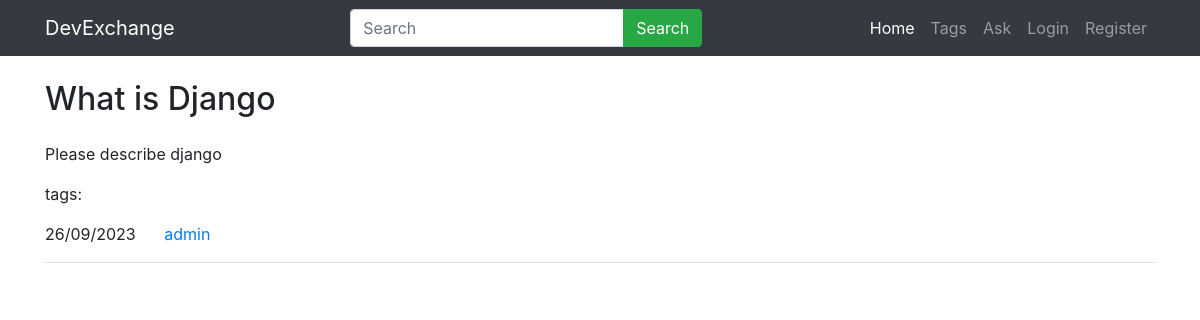
The app's page /detail/1, older data.
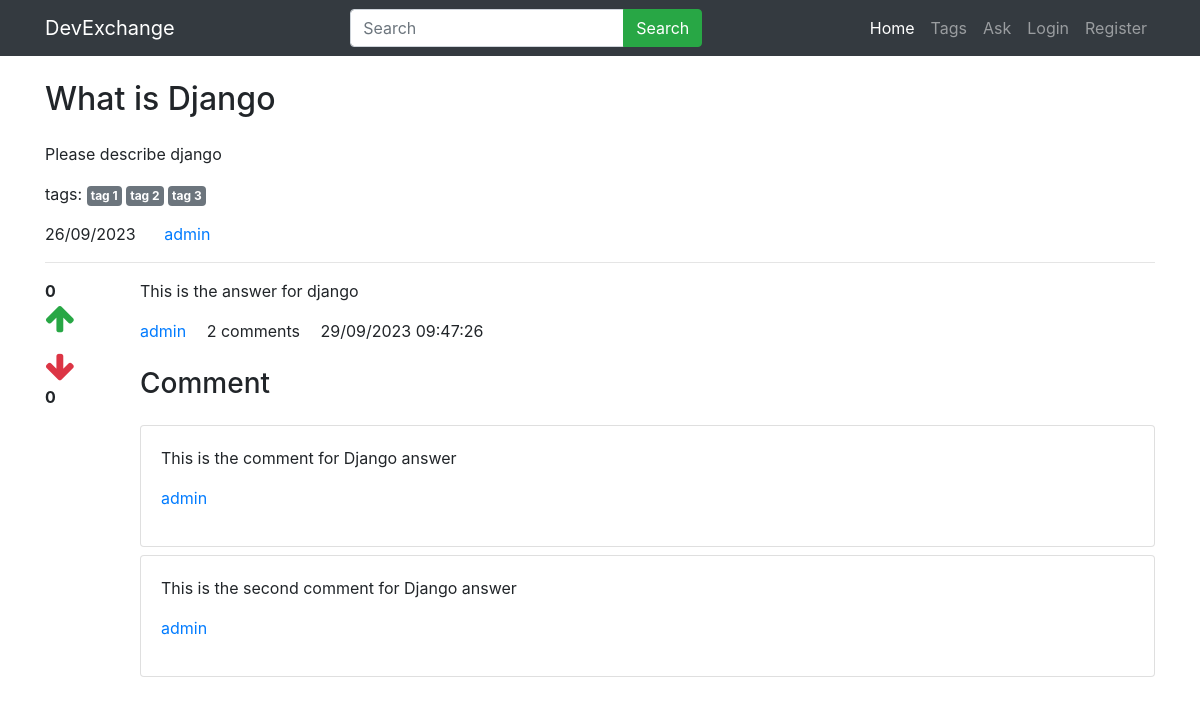
The same page, newer data.
### main/models.py (models this page shows, shortened)
class Question(models.Model):
    user=models.ForeignKey(User,on_delete=models.CASCADE)
    title=models.CharField(max_length=300)
    detail=models.TextField()
    tags=models.TextField(default='')
    add_time=models.DateTimeField(auto_now_add=True)

class Answer(models.Model):
    question=models.ForeignKey(Question,on_delete=models.CASCADE)
    user=models.ForeignKey(User,on_delete=models.CASCADE)
    detail=models.TextField()
    add_time=models.DateTimeField(auto_now_add=True)

class Comment(models.Model):
    answer=models.ForeignKey(Answer,on_delete=models.CASCADE)
    user=models.ForeignKey(User,on_delete=models.CASCADE,related_name='comment_user')
    comment=models.TextField(default='')
    add_time=models.DateTimeField(auto_now_add=True)

### main/views.py (the view, shortened to what this page needs)
# urls.py: path('detail/<int:id>',views.detail,name='detail'),
def detail(request,id):
    quest=Question.objects.get(pk=id)
    tags=quest.tags.split(',')
    answers=Answer.objects.filter(question=quest)
    answerform=AnswerForm
    return render(request,'detail.html',{
        'quest':quest,'tags':tags,'answers':answers,'answerform':answerform })

### main/templates/detail.html (shortened to what this page needs)
{% extends 'base.html' %}
{% load static %}
{% load humanize %}
{% block content %}
     <div class="container">
        <h2 class="my-4">{{quest.title}}</h2>
        <p>{{quest.detail}}</p>
        <p>
            tags:
            {% for tag in tags %}
            <a href="/tag/{{tag|slugify}}" class="badge badge-secondary p-1">{{tag}}</a>
            {% endfor %}
        </p>
        <p>
            <span class="mr-4">{{quest.add_time|date:'d/m/Y'}}</span>
            <a href="#">{{quest.user.username}}</a>
        </p>
        <hr/>
        {% for answer in answers %}
        <div class="row">
            <div class="col-1">
                <div class="upvote">
                    <strong class="upvote-count-{{answer.id}}">{{answer.upvote_set.count}}</strong><br/>
                    <span class="text-success">
                        <i class="fa fa-arrow-up fa-2x upvote-click" data-answer="{{answer.id}}"></i>
                    </span>
                </div>
                <div class="downvote mt-3">
                    <span class="text-danger">
                        <i class="fa fa-arrow-down fa-2x downvote-click" data-answer="{{answer.id}}"></i>
                    </span><br/>
                    <strong class="downvote-count-{{answer.id}}">{{answer.downvote_set.count}}</strong><br/>
                </div>
            </div>
            <div class="col-11">
                <p>
                    {{answer.detail }}
                </p>
                <p>
                    <a href="#" class="mr-3">{{answer.user.username}}</a>
                    <span class="mr-3"><span class="comment-count-{{answer.id}}">{{answer.comment_set.count}}</span> comments</span>
                    <span>{{answer.add_time|date:'d/m/Y h:i:s'}}</span>
                </p>
                <h3 class="my-4">Comment</h3>
                <div class="comment-wrapper-{{answer.id}}">
                    {% for comment in answer.comment_set.all %}
                    <div class="card mb-2">
                        <div class="card-body">
                            <p>{{comment.comment}}</p>
                            <p>
                                <a href="#">{{comment.user.username}}</a>
                            </p>
                        </div>
                    </div>
                    {% endfor %}
                </div>
            </div>
        </div>
        {% endfor %}
    </div>
{% endblock %}

### main/templates/base.html (shortened to what this page needs)
{% load static %}
<!DOCTYPE html>
<html lang="en">
<head>
    <link rel="stylesheet" href="https://stackpath.bootstrapcdn.com/bootstrap/4.3.1/css/bootstrap.min.css">
    <link rel="stylesheet" href="{% static 'animate.min.css' %}" />
    <link rel="stylesheet" href="{% static 'bootstrap.min.css' %}" />
    <link rel="stylesheet" href="{% static 'fa4/css/font-awesome.min.css' %}" />
     <link rel="stylesheet" href="/static/chatbot.css?v=4.0">
</head>
<body>
    <nav class="navbar navbar-expand-lg navbar-dark bg-dark">
        <div class="container">
            <a class="navbar-brand" href="/">DevExchange</a>
            <div class="collapse navbar-collapse" id="navbarNav">
                <form class="ml-auto" action="/">
                    <div class="input-group">
                        <input type="text" name="q" class="form-control" placeholder="Search" />
                        <div class="input-group-append">
                        <button class="btn btn-success" type="submit" id="button-addon2">Search</button>
                        </div>
                    </div>
                </form>
                <ul class="navbar-nav ml-auto">
                    <li class="nav-item active">
                        <a class="nav-link" href="/">Home</a>
                    </li>
                    <li class="nav-item">
                        <a class="nav-link" href="/tags">Tags</a>
                    </li>
                    <li class="nav-item">
                        <a class="nav-link" href="{% url 'ask-question' %}">Ask</a>
                    </li>
                    {% if user.is_authenticated %}
                    <li class="nav-item">
                        <a class="nav-link" href="{% url 'chatbot' %}">Ask AI</a>
                    </li>
                    <li class="nav-item">
                        <a class="nav-link" href="/accounts/profile">Profile</a>
                    </li>
                    <li class="nav-item">
                        <a class="nav-link" href="{% url 'logout' %}">Logout</a>
                    </li>
                    {% else %}
                    <li class="nav-item">
                        <a class="nav-link" href="/accounts/login">Login</a>
                    </li>
                    <li class="nav-item">
                        <a class="nav-link" href="/accounts/register">Register</a>
                    </li>
                    {% endif %}
                </ul>
            </div>
        </div>
    </nav>
    {% block content %}
    {% endblock %}
</body>
</html>

### main/static/chatbot.css (style rules this page uses)
body, html { height: 100%; }

Row changes from the older to the newer data that the page shows:
added Answer: upvote_set.count "0", downvote_set.count "0", detail "This is the answer for django", user.username "admin", comment_set.count "2", add_time "29/09/2023 09:47:26"
added Comment: comment "This is the comment for Django answer", user.username "admin"
added Comment: comment "This is the second comment for Django answer", user.username "admin"
Text that changed along with them:
new list line: "tag 1"
new list line: "tag 2"
new list line: "tag 3"
